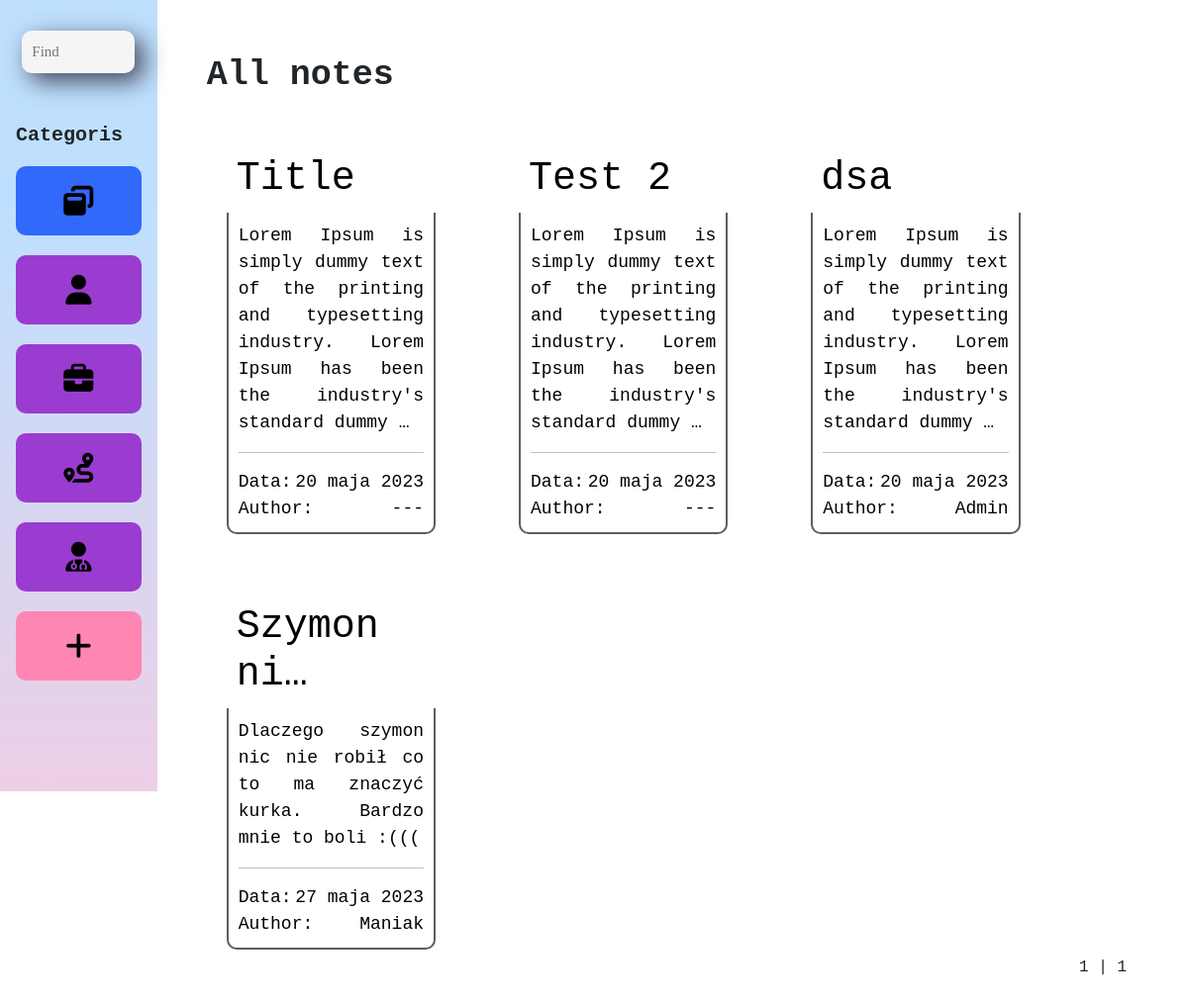
Before: / with the older database file.
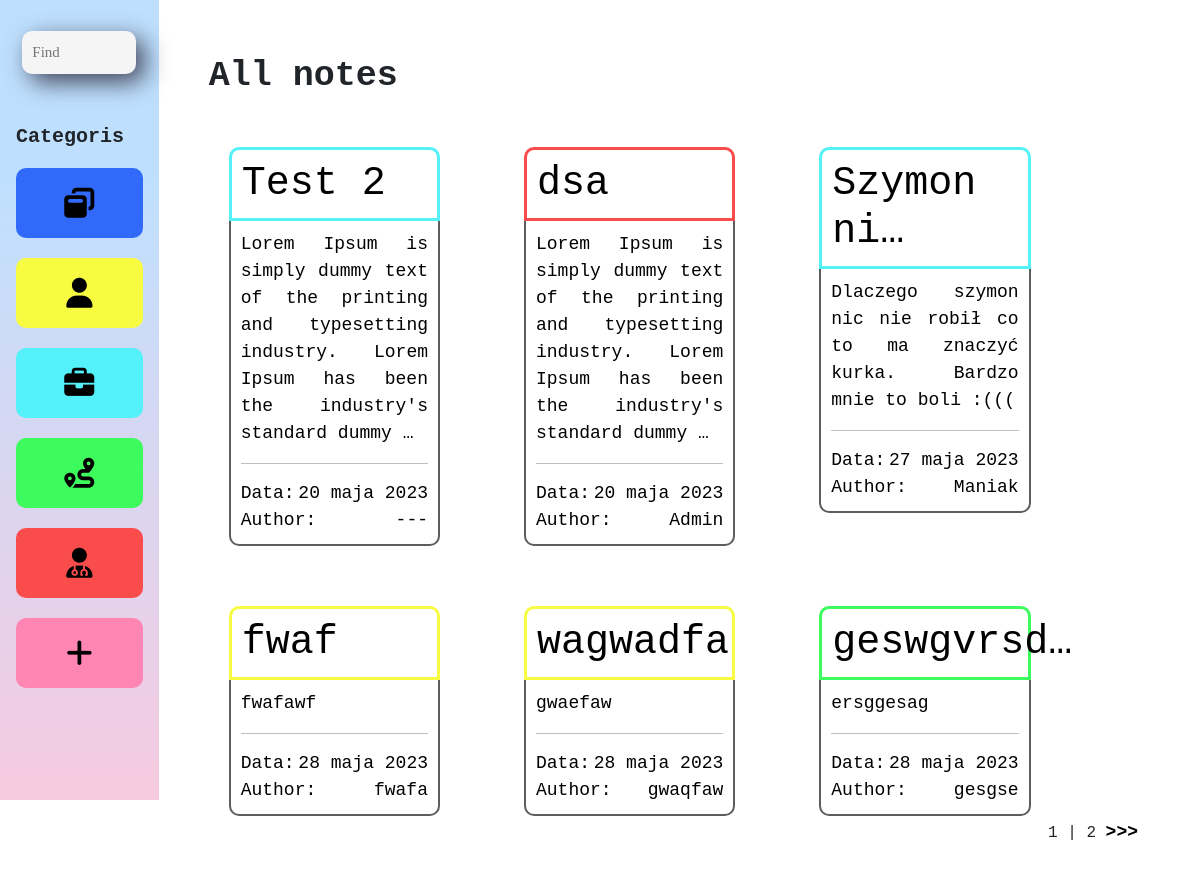
After: the same page with the newer database file.
### notesApp/models.py (models this page shows, shortened)
class Categorie(models.Model):
    title        = models.CharField(max_length=80)
    icon         = models.CharField(max_length=80)
    bg_color     = models.CharField(max_length=15)
    cateManager = models.Manager()

class Note(models.Model):
    title        = models.CharField(max_length=250)
    publish_date = models.DateField(default=timezone.now)
    body         = models.TextField(max_length=2500)
    categorie    = models.ForeignKey(Categorie, on_delete=models.CASCADE, related_name='kategoria')
    author       = models.CharField(max_length=100, default='')
    noteManager = models.Manager()

### notesApp/views.py (the view)
# urls.py: path('', index, name='index'),
def index(request):
    notes = Note.noteManager.all()
    cate = Categorie.cateManager.all()
    paginator = Paginator(notes, 6)
    page = request.GET.get('page')
    try:
        notes = paginator.page(page)
    except PageNotAnInteger:
        notes = paginator.page(1)
    except EmptyPage:
        if int(page) < 0:
            notes = paginator.page(1)
        else:
            notes = paginator.page(paginator.num_pages)
    return render(request, 'web/index.html', {'notes': notes, 'categoris': cate, 'cate_name': 'All notes', 'page': page})

### templates/web/index.html (shortened to what this page needs)
{% extends 'base.html' %}
{% load static %}
{% block links %}
    <link rel="stylesheet" href="{% static "css/aside.css" %}">
    <link rel="stylesheet" href="{% static "css/section.css" %}">
{% endblock %}
{% block cate_name %}
    {{ cate_name }}
{% endblock %}
{% block note %}
    {% for note in notes %}
        <span class="one-note col-3" id="{{ note.title }}">
            <a href="/edit/{{ note.id }}">
                <div class="note-top" style="border:3px solid {{ note.categorie.bg_color }}">
                    <div class="title">
                        <h1>{{ note.title|truncatechars:10 }}</h1>
                    </div>
                </div>
                <div class="note-body">
                    <p>{{ note.body|truncatewords:20 }}</p>
                    <hr>
                    <div class="date">
                        <div class="left">
                            Data:
                        </div>
                        <div class="publish-date">
                            {{ note.publish_date }}
                        </div>
                    </div>
                    <div class="date">
                        <div class="left">
                            Author:
                        </div>
                        <div class="publish-date">
                            {{ note.author }}
                        </div>
                    </div>
                </div>
            </a>
        </span>
    {% endfor %}
    {% block content %}
        {% include "pagination.html" with page=notes %}
    {% endblock %}
{% endblock %}

### templates/base.html (shortened to what this page needs)
{% load static %}
<!doctype html>
<html lang="pl">
<head>
    <link href="https://cdn.jsdelivr.net/npm/bootstrap@5.3.0-alpha3/dist/css/bootstrap.min.css" rel="stylesheet">
    {% block links %}{% endblock %}
</head>
<body>
    <main>
        <aside>
            <div class="input">
                <input type="Text" id="text" onkeyup="find()" placeholder="Find">
            </div>
            <br><br>
            <p>Categoris</p>
            <ul>
                <li id="all notes" style="background-color: #3169FB">
                    <a href="/">
                        <div class="icon">
                            <i class="fa-solid fa-window-restore"></i>
                        </div>
                    </a>
                </li>
                {% for cat in categoris %}
                    <li id="all notes" style="background-color: {{ cat.bg_color }}">
                        <a href="/{{ cat.title }}">
                            <div class="icon">
                                <i class="{{ cat.icon }}"></i>
                            </div>
                        </a>
                    </li>
                {% endfor %}
                <li id="add" style="background-color: #FF86B2">
                    <a href="/add/">
                        <div class="icon">
                            <i class="fa-solid fa-plus"></i>
                        </div>
                    </a>
                </li>
            </ul>
        </aside>
        <section>
            <p class="cat-name-section">
                {% block cate_name %}{% endblock %}
            </p>
            <br>
            <main class="notes row">
                {% block note %}{% endblock %}
            </main>
        </section>
    </main>
</body>
</html>

### templates/pagination.html (shortened to what this page needs)
<div class="pagination">
    <span class="step-links">
    <span class="current">
        {{ page.number }} | {{ page.paginator.num_pages }}
    </span>
        {% if page.has_next %}
            <a href="?page={{ page.next_page_number }}"> >>> </a>
        {% endif %}
    </span>
</div>

### notesApp/static/css/aside.css (style rules this page uses)
body { margin: 0; padding: 0; font-family: monospace; background-color: white; }
main { width: 100%; display: flex; }
aside { width: 15%; padding: 1rem; height: 100vh; min-width: 100px; background: rgb(189,224,254); background: linear-gradient(180deg, #bee0fe 20%, rgba(255,200,221,1) 100%); background-repeat: no-repeat; background-position: center; background-attachment: fixed; }
.fa-solid { margin: 10px 0 10px 0; font-size: 30px; }
ul { width: 100%; display: flex; flex-direction: column; padding: 0; list-style: none; overflow-y: scroll; }
ul li { border-radius: 10px; border-bottom: 10px; background-color: #9A3CD0; display: flex; justify-content: center; align-items: center; flex-wrap: wrap; margin-bottom: 20px; backdrop-filter: opacity(0.5); }
a { padding: 10px; text-decoration: none; color: black; font-size: 18px; font-weight: 600; }
aside p { font-size: 20px; font-weight: 700; }
aside .input { display: flex; justify-content: center; align-items: center; }
.input input { width: 90%; padding: 10px; margin-top: 15px; border-radius: 10px; font-family: Dubai; font-size: 15px; background-color: #f5f5f5; position: relative; border: none; -webkit-box-shadow: 8px 8px 24px 0px rgba(66, 68, 90, 1); -moz-box-shadow: 8px 8px 24px 0px rgba(66, 68, 90, 1); box-shadow: 8px 8px 24px 0px rgba(66, 68, 90, 1); }
.icon { display: flex; justify-content: center; }
@media screen and (max-width: 1200px) { .icon { width: 100%; } }

### notesApp/static/css/section.css (style rules this page uses)
section { padding: 50px; width: 100%; }
.cat-name-section { margin: 0; font-size: 35px; font-weight: 700; }
.publish-date { text-align: right; }
.notes { display: flex; flex-wrap: wrap; height: auto; gap: 20px; }
.one-note { height:fit-content; border-radius: 10px; margin: 20px; }
.note-top { display: flex; align-items: center; justify-content: space-between; border-top-left-radius: 10px; border-top-right-radius: 10px; padding: 10px; }
.date { display: flex; justify-content: space-between; }
.note-top h1 { margin: 0; font-weight: 300; }
.note-body { text-align: justify; border: 2px solid #5d5d5d; border-top: none; font-weight: 300; border-bottom-left-radius: 10px; border-bottom-right-radius: 10px; padding: 10px; }
.note-body p { margin: 0; }
.notes a { padding: 0; }
.pagination { justify-content: flex-end; position: absolute; bottom: 40px; right: 50px; }

Changed rows visible on the page:
removed Note: title "Title", body "Lorem Ipsum is simply dummy text of the printing and typesetting industry. Lorem Ipsum has been the industry's standard dummy …", publish_date "20 maja 2023", author "---"
changed Categorie (number 1 of 4 on the later page): bg_color "255, 53, 197" → "#F7FB42" (drawn)
changed Categorie (number 2 of 4 on the later page): bg_color "253, 240, 213" → "#54F1FB" (drawn)
changed Categorie (number 3 of 4 on the later page): bg_color "255, 234, 35" → "#3DFB5C" (drawn)
changed Categorie (number 4 of 4 on the later page): bg_color "154, 60, 208" → "#FB4C4C" (drawn)
added Note: title "fwaf", body "fwafawf", publish_date "28 maja 2023", author "fwafa"
added Note: title "wagwadfa", body "gwaefaw", publish_date "28 maja 2023", author "gwaqfaw"
added Note: title "geswgvrsd…", body "ersggesag", publish_date "28 maja 2023", author "gesgse"
Other visible differences:
{{ page.paginator.num_pages }}: "1" → "2"
